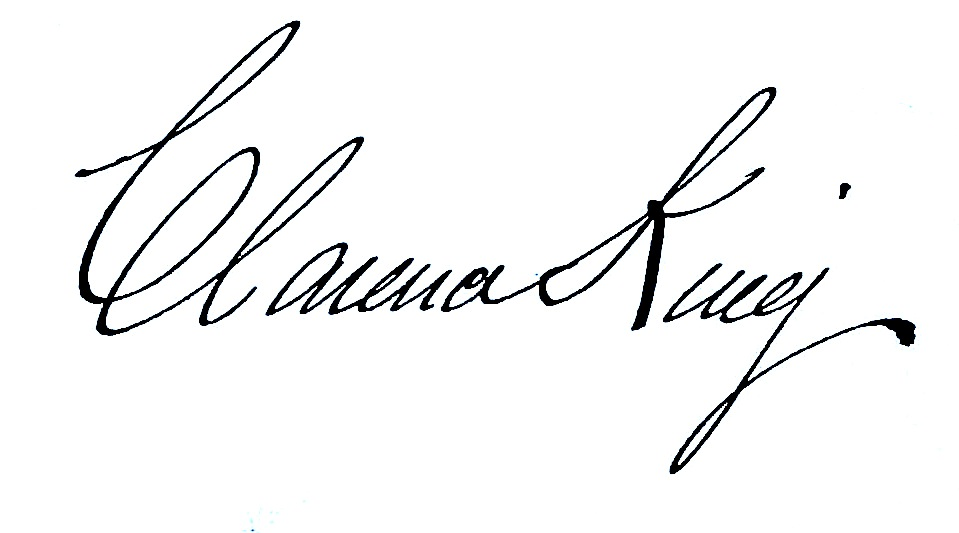
#> input picture Laboratories/LAB 6 AI [Handwritten signatures paper implementation [6,7]]/IMG.jpg, 959 x 533 px
$ python lab6.py
#> lines starting #> are read from the running program, lines starting #| are printed output that depends on the picture; after the words box and inside, x2 and y2 are one past the last pixel; in counts of white or black regions, pixels touching at a corner belong together
from PIL import Image
import numpy as np
import cv2 as cv
import math
def readImage():

    image = cv.imread("IMG.jpg")
#> image is the input picture: shape (533, 959, 3); mean B, G, R 244.4, 244.2, 243.9
    greyScaleArray = np.dot(image,[0.07,0.72,0.21])
    greyScaleArray[greyScaleArray > 127] = 255
    greyScaleArray[greyScaleArray <= 127] = 0
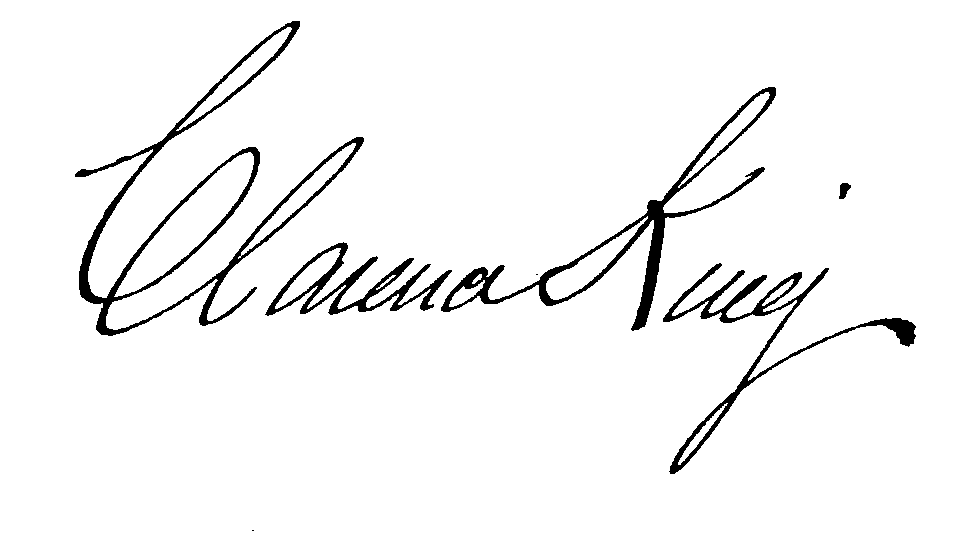
#> greyScaleArray: shape (533, 959) float64; 95.8% white; 7 black regions (2 under 20 px), largest, box (x1, y1, x2, y2) and area: (75, 21, 364, 336) 7685, (441, 87, 776, 331) 5765, (663, 263, 916, 474) 4619, (265, 242, 452, 316) 3182, (839, 183, 851, 199) 125

    image=Image.fromarray(greyScaleArray)
    #image.show()

    return greyScaleArray

def readCells():
    #reading file and converting to integer using map
    cells = [list(map(int, line.rstrip('\n').split(","))) for line in open("cellsinformation.txt","r")]
#> (reads Laboratories/LAB 6 AI [Handwritten signatures paper implementation [6,7]]/cellsinformation.txt from the repository)
    return cells

def calcHeightWidthSize(cells):
    cellsHW = [[cell[3]-cell[2],cell[1]-cell[0]] for cell in cells]
    sizes = [hw[0]*hw[1] for hw in cellsHW]
    #print(sizes)
    return sizes, cellsHW;

def countBlack(image,cells):
    blackCount = [0 for i in range(0,64)]

    for i in range(0,len(cells)):
        for x in range(cells[i][0],cells[i][1]+1): #left
            for y in range(cells[i][2],cells[i][3]+1):
                if image[x,y] == 0:
                    blackCount[i]+=1;
    #print(blackCount)
    return blackCount;

def findCentres(cells):
    centres = [[0,0] for i in range(64)]
    for i in range(0,len(cells)):
        for x in range(cells[i][0],cells[i][1]+1): #left
            centres[i][0] += x;
        for y in range(cells[i][2],cells[i][3]+1):
            centres[i][1] += y;

        centres[i][0] = int(centres[i][0]/(cells[i][1]-cells[i][0]))
        centres[i][1] = int(centres[i][1]/(cells[i][3]-cells[i][2]))
    return centres

def findAngleofIncline(centres,cells):
    angles = [0.00]*64
    for i in range(0,len(cells)):
        perp = cells[i][3] - centres[i][1]
        base = centres[i][0] - cells[i][0]
        angles[i] = math.atan( (perp * 1.0) / base )
    return angles;

def main():
    image = readImage();

    #read cells left,right,top,bottom
    cells = readCells()
    print("\n\ncells: ",cells)
    #sizes and cells height and width
    sizes, cellsHW = calcHeightWidthSize(cells)
    print("sizes:",sizes,end="\n\n\n")

    #number of black count
    blackCount = countBlack(image, cells)
#> blackCount = 64 values, max 885 at index 62, min 0 at index 53, mean 348.9
    print("blackCount:", blackCount,end="\n\n\n")
#> (printed output is left out)

    #ratio of black with total size
    blackRatio = [ (bSize[0] * 1.0) / bSize[1] for bSize in zip(blackCount, sizes)]
#> blackRatio = 64 values, max 0.444 at index 35, min 0 at index 53, mean 0.128

    print("Black ratio:", blackRatio,end="\n\n\n")
#> (printed output is left out)
    centres = findCentres(cells)

    print("centres: ", centres,end="\n\n\n")
    angles = findAngleofIncline(centres,cells)
    print("angles:", angles,end="\n\n\n")


if __name__ == "__main__":
    main()
